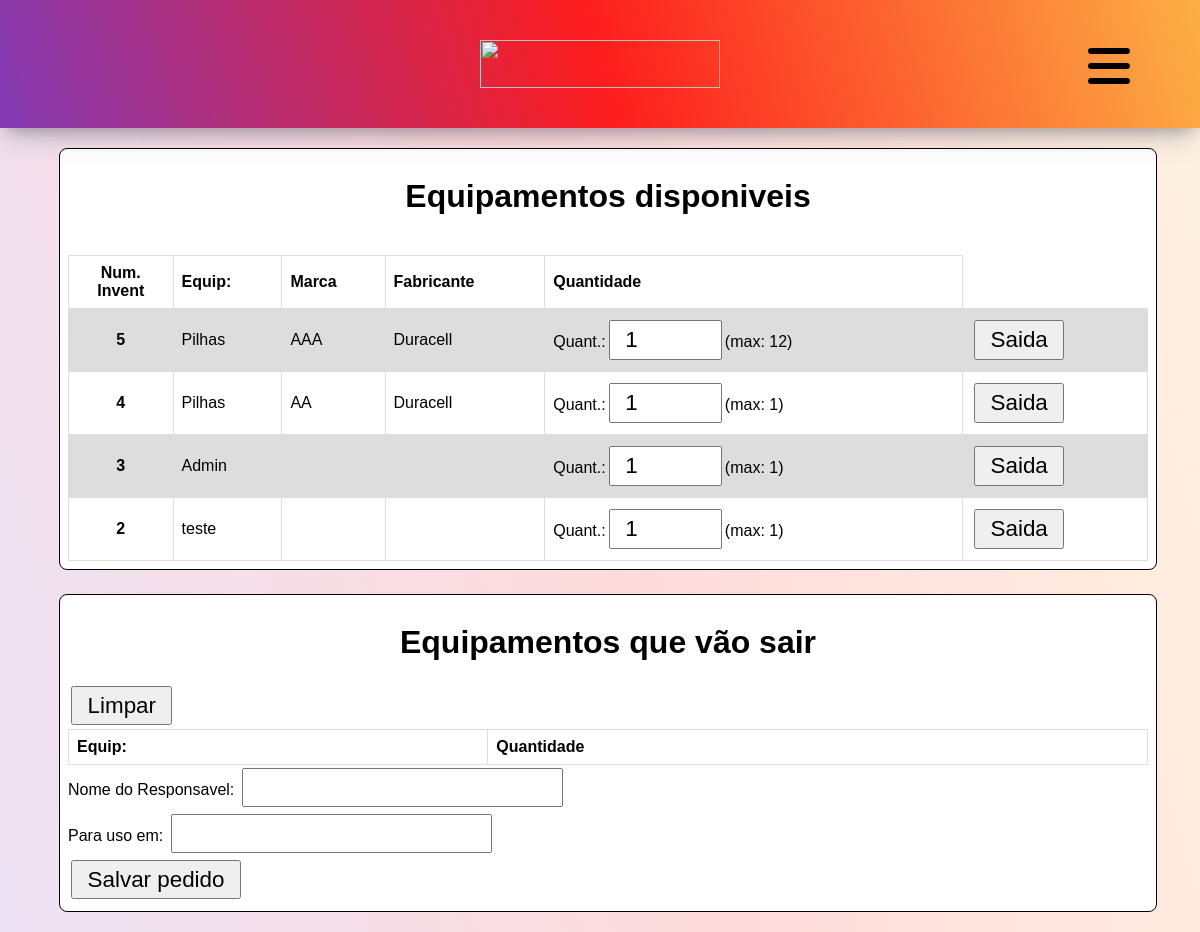
Before: /out-obj/ (signed in) with the older database file.
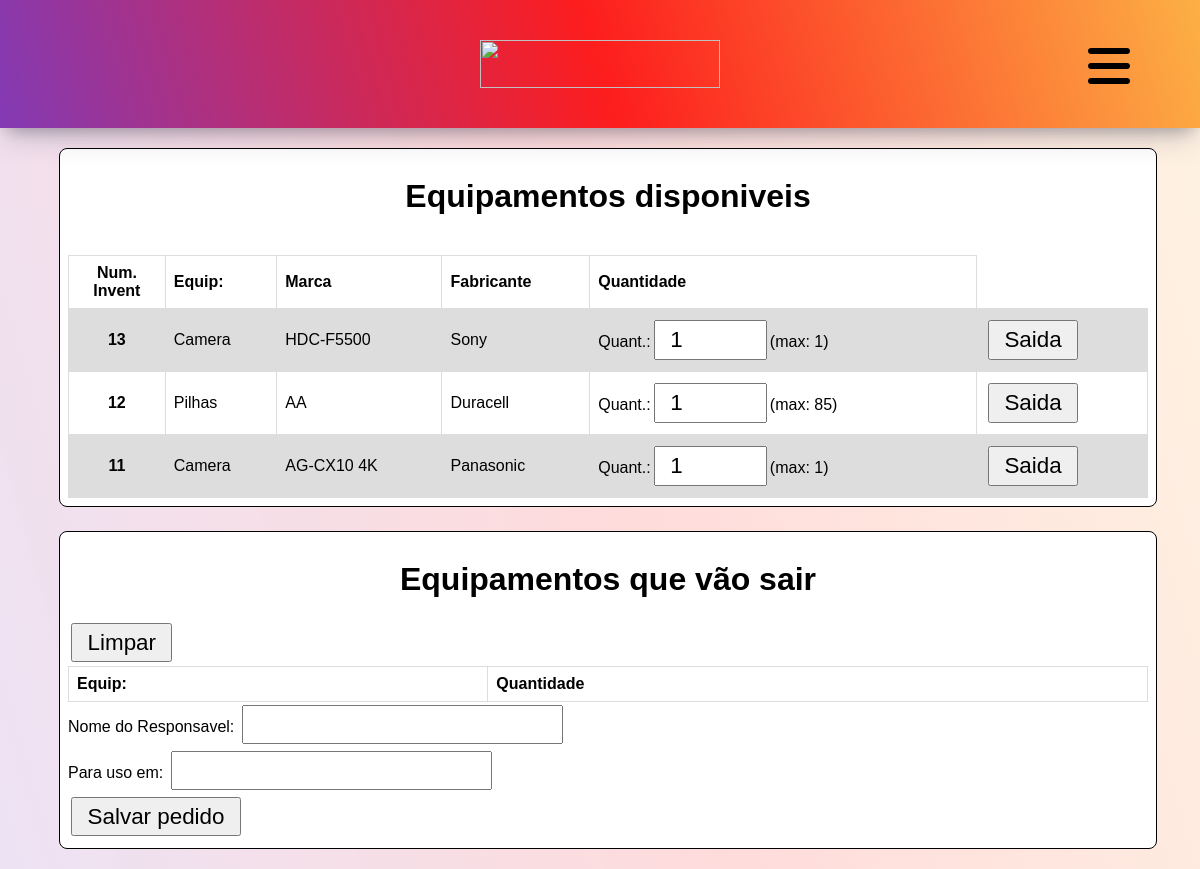
After: the same page with the newer database file.
### dataObjects/models.py (models this page shows, shortened)
class Data_Objects(models.Model):
    objects = Manager()
    name = models.CharField(max_length=100, verbose_name="Nome", null=False)
    brand = models.CharField(max_length=255, verbose_name="Marca")
    manufacturer = models.CharField(max_length=255, verbose_name="Fabricante")
    status = models.CharField(max_length=20, verbose_name="Situação", null=True)
    quantity = models.IntegerField(verbose_name="Quantidade", default=1, null=True)
    serial_num = models.SlugField(verbose_name="Numero de Série", null=True)
    type_obj = models.CharField(max_length=255, verbose_name="Tipo")
    description = models.TextField(verbose_name="Descrição")
    class Meta:
        verbose_name = "Objeto"
        verbose_name_plural = "Objetos"

### dataObjects/views.py (the view, shortened to what this page needs)
# urls.py: path("out-obj/", Out_Obj.as_view(), name="out-obj"),
@method_decorator(login_required(login_url="employees:login", redirect_field_name='next'), name='dispatch')
class Out_Obj(ListView):
    template_name = "pages/out-obj.html"
    model = Data_Objects
    context_object_name = "object_list"
    ordering = ['-id']  # ORDERBY
    extra_context = {'request_users': Requests_To_Out.objects.all().values_list('title', flat=True).distinct(),
                     'where_to_use': Requests_To_Out.objects.all().values_list('local', flat=True).distinct(),
                     }
    def get_queryset(self):
        qs = super().get_queryset()
        if self.request.session.get('cart') is not None:
            for unity in qs:
                for cart_obj in self.request.session.get('cart'):
                    if str(unity.id) == str(cart_obj[0]):
                        unity.quantity = int(unity.quantity) - int(cart_obj[2])
        return qs
    def get(self, request, *args, **kwargs):
        return super().get(request, *args, **kwargs)
    def get_context_data(self, *, object_list=None, **kwargs):
        queryset = object_list if object_list is not None else self.object_list
        context_object_name = self.get_context_object_name(queryset)
        session = self.request.session.get('cart')
        context = {
            "object_list": queryset,
            "sess": session,
        }
        if context_object_name is not None:
            context[context_object_name] = queryset
        context.update(kwargs)
        return super().get_context_data(**context)

### dataObjects/templates/pages/out-obj.html (shortened to what this page needs)
{% extends 'pages/base.html' %}
{% block 'content' %}
    <div class="content-container-out-obj">
        <div class="avaible-objs ">
        <h1>Equipamentos disponiveis</h1><br>
        <table>
            <th class="center">Num. <br>Invent </th><th>Equip: </th><th>Marca</th><th>Fabricante</th><th>Quantidade</th>
        {% for field in object_list %}
        {% if field.quantity == 0 %}
        <tr class='disabled'>
        {% else %}
        <tr>
        {% endif %}
            <form action={% url 'dataObjects:out-obj' %} method="post">
                <td class="center"> <b> {{field.id}}   </b> </td>
                <td>  {{field.name}}    </td>
                <td>  {{field.brand}}   </td>
                <td>  {{field.manufacturer}} </td>
                {% if field.quantity == 0 %}
                <td>Quant.:<input class="input-text-form-out-obj" value="" type="number" id="quantity" name="quantity" min="1" max={{field.quantity}} disabled>(max: {{field.quantity}})</td>
                <td><button type="button" action="submit" disabled>Saida</button></td>
                {% else %}
                <td>Quant.:<input class="input-text-form-out-obj" value="1" type="number" id="quantity" name="quantity" min="1" max={{field.quantity}}>(max: {{field.quantity}})</td>
                <td><button action="submit">Saida</button></td>
                {% endif %}
            </form>
        </tr>
        {% endfor %}
        </table>
    </div>
    <div class="will-use">
        <h1 class="requests-obj">Equipamentos que vão sair</h1>
        <form action={% url 'dataObjects:out-obj' %} method="get">
            <button name='clean' value='clean' type='submit'>Limpar</button>
        </form>
        <form action={% url 'dataObjects:out-obj-create' %} method="post">
         <table>
            <th>Equip: </th><th>Quantidade</th>
         </table>
         <span> Nome do Responsavel: </span>
         <input type="search" maxlength='60' name="name" list="opcoes" required>
         <br>
         <span> Para uso em: </span>
         <input type="search" maxlength='60' name="where-use" list="opcoes-where" required>
         <br>
         <button action="submit">Salvar pedido</button>
        </form>
    </div>
</div>
{% endblock 'content' %}

Changed rows visible on the page:
removed Data_Objects: id "5", name "Pilhas", brand "AAA", manufacturer "Duracell", quantity "12"
removed Data_Objects: id "4", name "Pilhas", brand "AA", manufacturer "Duracell", quantity "1"
removed Data_Objects: id "3", name "Admin", quantity "1"
removed Data_Objects: id "2", name "teste", quantity "1"
added Data_Objects: id "13", name "Camera", brand "HDC-F5500", manufacturer "Sony", quantity "1"
added Data_Objects: id "12", name "Pilhas", brand "AA", manufacturer "Duracell", quantity "85"
added Data_Objects: id "11", name "Camera", brand "AG-CX10 4K", manufacturer "Panasonic", quantity "1"
